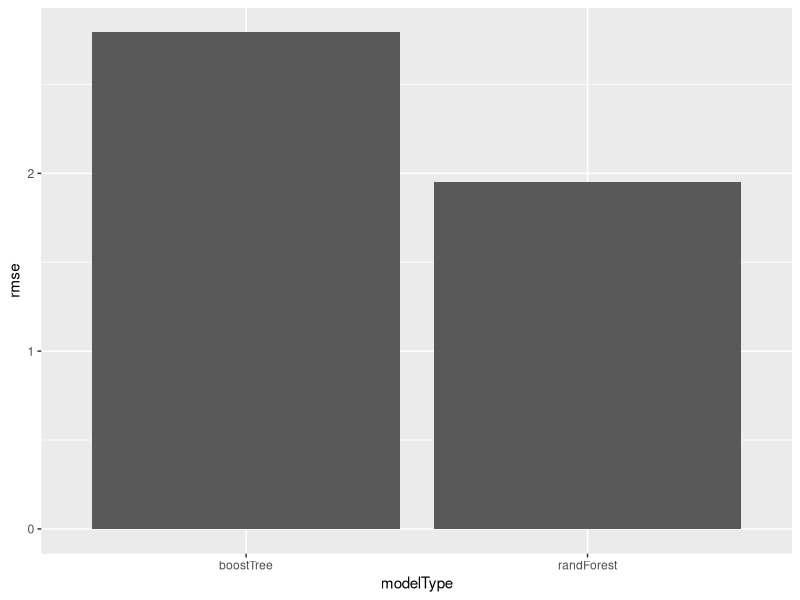
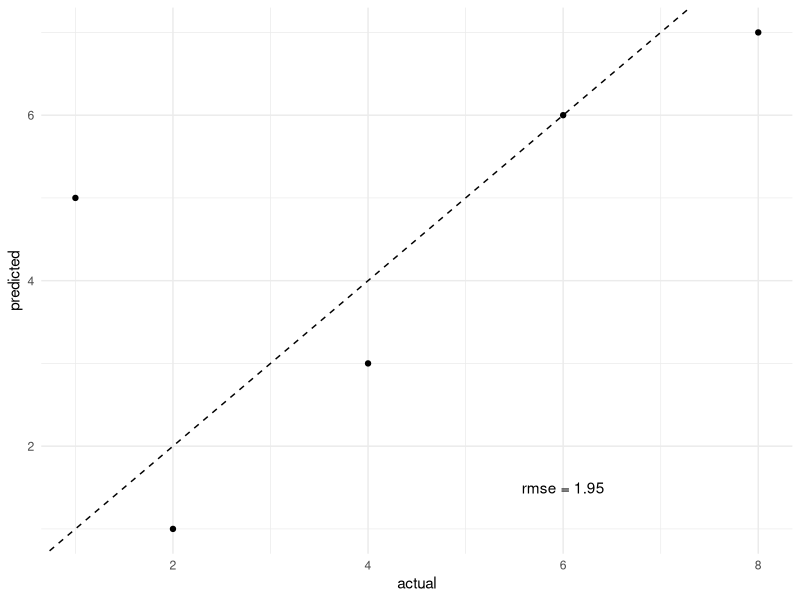

Write R code to recreate these figures, in order.
# create data frame
zooData <- data.frame(animals = c('lion', 'tiger', 'bear'),
           age = c(10, 2, 7))

predicted <- c(1,3,5,7,6)
actual <- c(2,4,1,8,6)

library(Metrics)
errors <- data.frame(mae=mae(actual, predicted),
                     rmse=rmse(actual, predicted),
                     modelType = 'randForest')

predicted2 <- c(5,6,5,9,3)
errors <- rbind(errors, 
                data.frame(mae=mae(actual, predicted2),
                     rmse=rmse(actual, predicted2),
                     modelType = 'boostTree'))

# make data frame all at once
errors <- data.frame(mae = c(mae(actual, predicted), mae(actual, predicted2)),
                     rmse = c(rmse(actual, predicted), rmse(actual, predicted2)),
                     modelType = c('randForest', 'boostTree'))

# plot errors
library(ggplot2)
ggplot(errors, aes(x=modelType, y=rmse)) +
  geom_bar(stat='summary', fun='mean')

values <- data.frame(actual = actual,
           predicted = predicted,
           predicted2 = predicted2)

ggplot(values, aes(x=actual, y=predicted)) +
  geom_abline(lty = 'dashed') +
  geom_point() +
  theme_minimal() +
  annotate(geom='text', label= paste('rmse =', round(rmse(actual,predicted),2)),
             x = 6, y = 1.5)
